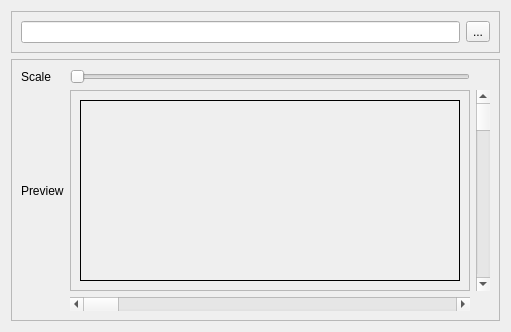
<?xml version="1.0" encoding="UTF-8"?>
<ui version="4.0">
 <class>MySettings</class>
 <widget class="QWidget" name="MySettings">
  <property name="geometry">
   <rect>
    <x>0</x>
    <y>0</y>
    <width>511</width>
    <height>332</height>
   </rect>
  </property>
  <property name="sizePolicy">
   <sizepolicy hsizetype="Expanding" vsizetype="Expanding">
    <horstretch>0</horstretch>
    <verstretch>0</verstretch>
   </sizepolicy>
  </property>
  <property name="windowTitle">
   <string>Form</string>
  </property>
  <layout class="QVBoxLayout" name="verticalLayout">
   <item>
    <widget class="QFrame" name="frame">
     <property name="sizePolicy">
      <sizepolicy hsizetype="Preferred" vsizetype="Fixed">
       <horstretch>0</horstretch>
       <verstretch>0</verstretch>
      </sizepolicy>
     </property>
     <property name="frameShape">
      <enum>QFrame::StyledPanel</enum>
     </property>
     <property name="frameShadow">
      <enum>QFrame::Raised</enum>
     </property>
     <layout class="QHBoxLayout" name="horizontalLayout_2">
      <item>
       <widget class="QLineEdit" name="lineEdit"/>
      </item>
      <item>
       <widget class="QToolButton" name="toolButton">
        <property name="text">
         <string>...</string>
        </property>
       </widget>
      </item>
     </layout>
    </widget>
   </item>
   <item>
    <widget class="QFrame" name="frame_2">
     <property name="sizePolicy">
      <sizepolicy hsizetype="Expanding" vsizetype="Expanding">
       <horstretch>0</horstretch>
       <verstretch>10</verstretch>
      </sizepolicy>
     </property>
     <property name="frameShape">
      <enum>QFrame::StyledPanel</enum>
     </property>
     <property name="frameShadow">
      <enum>QFrame::Raised</enum>
     </property>
     <layout class="QGridLayout" name="gridLayout_2">
      <item row="0" column="1">
       <widget class="QSlider" name="horizontalSlider">
        <property name="orientation">
         <enum>Qt::Horizontal</enum>
        </property>
       </widget>
      </item>
      <item row="0" column="0">
       <widget class="QLabel" name="label">
        <property name="text">
         <string>Scale</string>
        </property>
       </widget>
      </item>
      <item row="2" column="0">
       <widget class="QLabel" name="label_2">
        <property name="text">
         <string>Preview</string>
        </property>
       </widget>
      </item>
      <item row="2" column="2">
       <widget class="QScrollBar" name="verticalScrollBar">
        <property name="orientation">
         <enum>Qt::Vertical</enum>
        </property>
       </widget>
      </item>
      <item row="3" column="1">
       <widget class="QScrollBar" name="horizontalScrollBar">
        <property name="orientation">
         <enum>Qt::Horizontal</enum>
        </property>
       </widget>
      </item>
      <item row="2" column="1">
       <widget class="QFrame" name="frame_3">
        <property name="sizePolicy">
         <sizepolicy hsizetype="Expanding" vsizetype="Expanding">
          <horstretch>0</horstretch>
          <verstretch>0</verstretch>
         </sizepolicy>
        </property>
        <property name="frameShape">
         <enum>QFrame::StyledPanel</enum>
        </property>
        <property name="frameShadow">
         <enum>QFrame::Raised</enum>
        </property>
        <layout class="QGridLayout" name="gridLayout">
         <item row="0" column="0">
          <widget class="QLabel" name="lblImage">
           <property name="sizePolicy">
            <sizepolicy hsizetype="Expanding" vsizetype="Expanding">
             <horstretch>0</horstretch>
             <verstretch>0</verstretch>
            </sizepolicy>
           </property>
           <property name="frameShape">
            <enum>QFrame::Box</enum>
           </property>
           <property name="text">
            <string/>
           </property>
           <property name="scaledContents">
            <bool>true</bool>
           </property>
          </widget>
         </item>
        </layout>
       </widget>
      </item>
     </layout>
    </widget>
   </item>
  </layout>
 </widget>
 <resources/>
 <connections/>
</ui>
